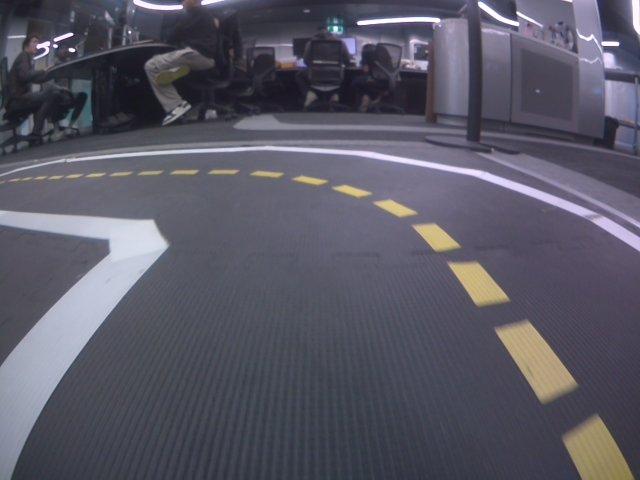
#> input picture packages/my_lane_detector/src/Raw Camera Image_screenshot_07.05.2025.png, 640 x 480 px
$ python canny_experiment_1.py
#> lines starting #> are read from the running program, lines starting #| are printed output that depends on the picture
import cv2
import os
import sys

# --- Configuration ---
image_filename = 'Raw Camera Image_screenshot_07.05.2025.png' # Ensure this matches your filename
image_path = image_filename

# Define your Canny thresholds for Experiment 1
low_threshold = 30
high_threshold = 90 # Example: A 1:3 ratio

# ----------------------

# Check if the image file exists
if not os.path.exists(image_path):
    print(f"Error: Image file not found at {image_path}")
    print(f"Please make sure '{image_filename}' is in the same directory as the script.")
    sys.exit(1)

img = cv2.imread(image_path, cv2.IMREAD_GRAYSCALE)
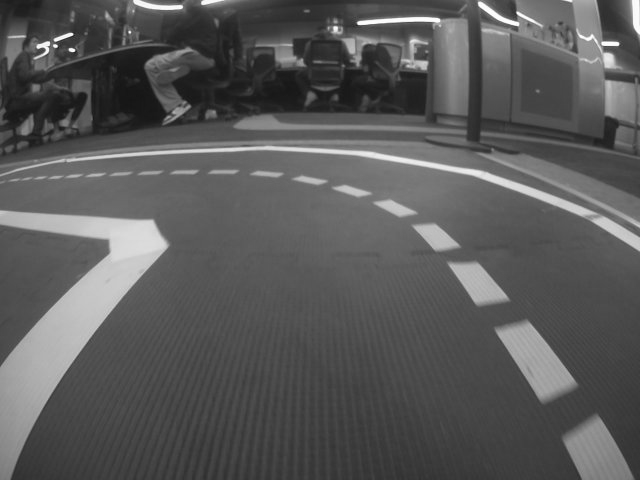
#> img: shape (480, 640); min 21, max 255, mean 89.6

if img is None:
    print(f"Error: Could not load image from {image_path}")
    print("Please check if the file is a valid image.")
    sys.exit(1)

print(f"Successfully loaded image: {image_path}")
print(f"Applying Canny with Low Threshold: {low_threshold}, High Threshold: {high_threshold}")

# Apply Canny Edge Detection
edges = cv2.Canny(img, low_threshold, high_threshold)
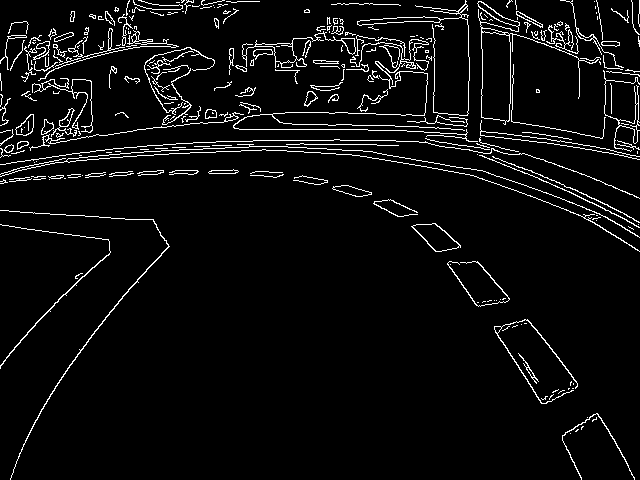
#> edges: shape (480, 640); 5% white in thin lines or dots

print("\nDisplaying images. Press Ctrl+C in the terminal to close the windows.")

try:
    while True:
        # Display the original and edge-detected images
        cv2.imshow("Original Image (Grayscale)", img)
        cv2.imshow(f"Canny Edges (Exp 1: Low={low_threshold}, High={high_threshold})", edges)

        # Wait for 1 millisecond. This is necessary for the windows to update.
        # If a key is pressed, waitKey returns its ASCII value, otherwise -1.
        # We are not checking for specific key presses here, just keeping the loop alive.
        if cv2.waitKey(1) & 0xFF == ord('q'): # Optional: close by pressing 'q' as well
#> (key q is pressed here)
            break

except KeyboardInterrupt:
    # This block is executed when Ctrl+C is pressed
    print("\nCtrl+C detected. Closing windows.")

finally:
    # Ensure all windows are closed properly
    cv2.destroyAllWindows()
    print("Windows closed.")
